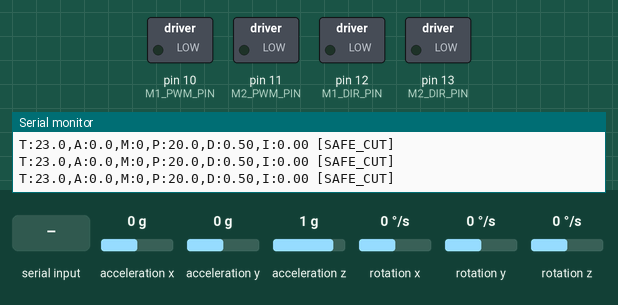
Recording of a sketch running on a simulated Arduino Mega 2560, built with avr-gcc and run on an emulated ATmega2560. Shown: switched loads named in the sketch (green lamp = pin HIGH), the last lines printed to the serial monitor. The inputs (shaded band) are chosen by the test bench; at power-on: acceleration y 0 g, acceleration x 0 g, acceleration z 1 g, rotation x 0 °/s, rotation y 0 °/s, rotation z 0 °/s.

Above: at 2.7 s.
2.8 s: "0\n" received over Serial
4.3 s: acceleration y set to 0.8 g
6.2 s: "START\n" received over the second serial link
At 6.6 s:
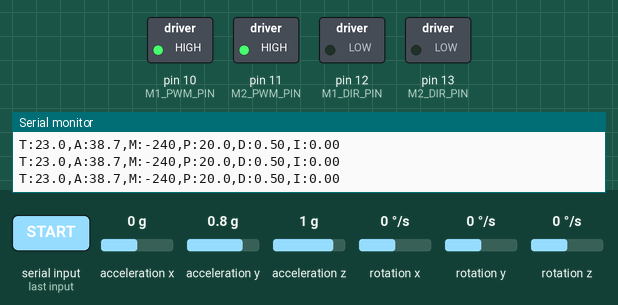
7.7 s: acceleration x set to 0.4 g
10.7 s: acceleration x set to 0.7 g
At 11.0 s:
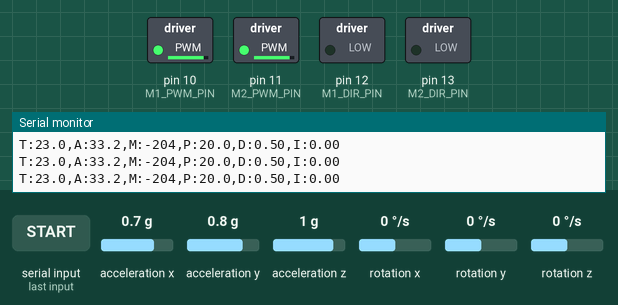
12.2 s: acceleration z set to 0.6 g
At 13.2 s:
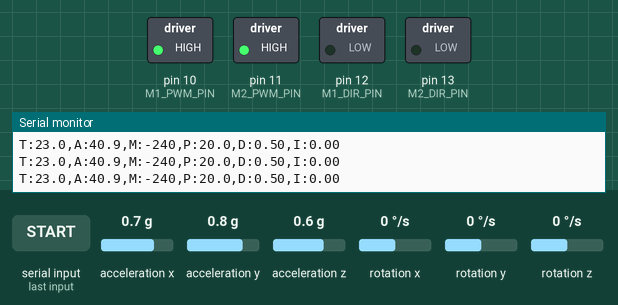
15.2 s: acceleration z set to 0.3 g
At 15.6 s:
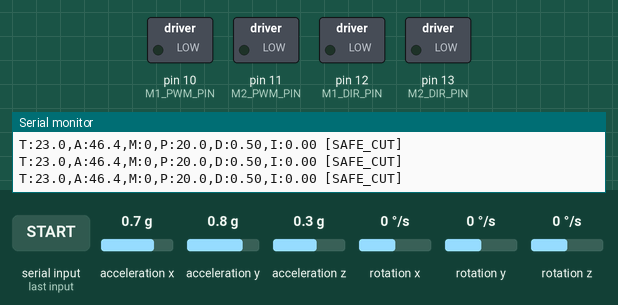
Timing chart, 0 to 17.7 s (numbered marks = the images above; inputs shaded):
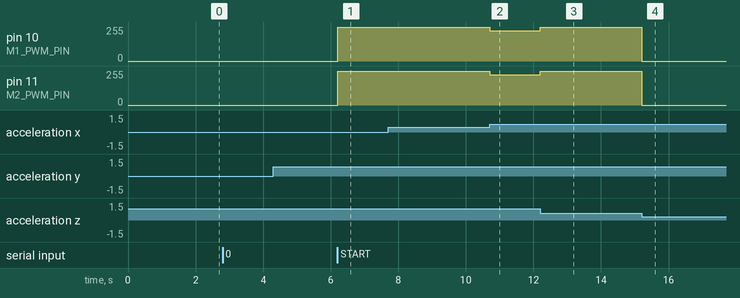

The sketch:

command.ino
```cpp
// ==========================================
// 藍芽與 Serial 指令處理模組
// ==========================================
// 支援硬體通道：
// 1. Serial    (USB 電腦 115200 鮑率 / L298P 內建槽)
// 2. BT_SERIAL (Serial2: Pin 17 Pin 16 ZS-040 藍芽模組)
// ==========================================
#include <Arduino.h>
#include "config.h"

extern float Kp, Ki, Kd, target_angle;
extern float integral;
extern bool robot_running;
extern unsigned long last_loop_time;
void imu_update();
void set_motor_speed(int m1_speed, int m2_speed);

void print_both(const String& msg) {
  Serial.print(msg);
  BT_SERIAL.print(msg);
}

void print_both_ln(const String& msg) {
  Serial.println(msg);
  BT_SERIAL.println(msg);
}

void print_serial_menu() {
  String menu = F("\n=== Bluetooth & Serial Commands ===\n"
                  "[0] Emergency Stop  [1] Start\n"
                  "[p/o] Kp +/- 2.0  (或輸入 P35.0 設定)\n"
                  "[d/c] Kd +/- 0.1  (或輸入 D1.2 設定)\n"
                  "[i/u] Ki +/- 0.1  (或輸入 I0.5 設定)\n"
                  "[t/g] Angle +/- 0.2° (或輸入 T23.0 設定)\n"
                  "[?] 查詢目前所有參數與狀態\n"
                  "===================================\n");
  print_both(menu);
}

void parse_single_char_command(char cmd) {
  switch (cmd) {
    case '0': // emergency stop
      robot_running = false;
      set_motor_speed(0, 0);
      print_both_ln(F(">>> [BT] EMERGENCY STOPPED! <<<"));
      break;

    case '1': // Start
      integral = 0.0;
      imu_update();
      last_loop_time = millis();
      robot_running = true;
      print_both_ln(F(">>> [BT] MOTOR RUNNING <<<"));
      break;

    case 'p': Kp += 2.0; print_both(F("[BT] Kp=")); print_both_ln(String(Kp, 1)); break;
    case 'o': Kp -= 2.0; print_both(F("[BT] Kp=")); print_both_ln(String(Kp, 1)); break;
    case 'i': Ki += 0.1; print_both(F("[BT] Ki=")); print_both_ln(String(Ki, 2)); break;
    case 'u': Ki -= 0.1; print_both(F("[BT] Ki=")); print_both_ln(String(Ki, 2)); break;
    case 'd': Kd += 0.1; print_both(F("[BT] Kd=")); print_both_ln(String(Kd, 2)); break;
    case 'c': Kd -= 0.1; print_both(F("[BT] Kd=")); print_both_ln(String(Kd, 2)); break;
    case 't': target_angle += 0.2; print_both(F("[BT] Target=")); print_both_ln(String(target_angle, 2)); break;
    case 'g': target_angle -= 0.2; print_both(F("[BT] Target=")); print_both_ln(String(target_angle, 2)); break;

    case '?':
      print_both_ln(F("--- [BT] Current Params ---"));
      print_both(F("Kp=")); print_both(String(Kp, 1));
      print_both(F(" | Ki=")); print_both(String(Ki, 2));
      print_both(F(" | Kd=")); print_both_ln(String(Kd, 2));
      print_both(F("Target Angle=")); print_both_ln(String(target_angle, 2));
      print_both(F("Status=")); print_both_ln(robot_running ? F("RUNNING") : F("STOPPED"));
      print_both_ln(F("---------------------------"));
      break;

    case 'h':
      print_serial_menu();
      break;
  }
}

void process_incoming_cmd_string(String str) {
  str.trim();
  if (str.length() == 0) return;

  if (str == "0" || str.equalsIgnoreCase("STOP")) {
    parse_single_char_command('0');
    return;
  }
  if (str == "1" || str.equalsIgnoreCase("START") || str.equalsIgnoreCase("RUN")) {
    parse_single_char_command('1');
    return;
  }

  char head = str.charAt(0);
  if ((head == 'P' || head == 'p') && str.length() > 1) {
    float val = str.substring(1).toFloat();
    if (val >= 0) {
      Kp = val;
      print_both(F("[BT] Kp set to ")); print_both_ln(String(Kp, 1));
    }
  }
  else if ((head == 'D' || head == 'd') && str.length() > 1) {
    float val = str.substring(1).toFloat();
    if (val >= 0) {
      Kd = val;
      print_both(F("[BT] Kd set to ")); print_both_ln(String(Kd, 2));
    }
  }
  else if ((head == 'I' || head == 'i') && str.length() > 1) {
    float val = str.substring(1).toFloat();
    if (val >= 0) {
      Ki = val;
      print_both(F("[BT] Ki set to ")); print_both_ln(String(Ki, 2));
    }
  }
  else if ((head == 'T' || head == 't') && str.length() > 1) {
    float val = str.substring(1).toFloat();
    target_angle = val;
    print_both(F("[BT] Target Angle set to ")); print_both_ln(String(target_angle, 2));
  }
  else if (str.length() == 1) {
    parse_single_char_command(head);
  }
}

static String rx_buf_usb = "";
static String rx_buf_bt  = "";

void check_serial_command() {
  // USB Serial
  while (Serial.available() > 0) {
    char c = Serial.read();
    if (c == '\n' || c == '\r') {
      if (rx_buf_usb.length() > 0) {
        process_incoming_cmd_string(rx_buf_usb);
        rx_buf_usb = "";
      }
    } else {
      rx_buf_usb += c;
    }
  }

  // Bluetooth Serial2
  while (BT_SERIAL.available() > 0) {
    char c = BT_SERIAL.read();
    if (c == '\n' || c == '\r') {
      if (rx_buf_bt.length() > 0) {
        process_incoming_cmd_string(rx_buf_bt);
        rx_buf_bt = "";
      }
    } else {
      rx_buf_bt += c;
    }
  }
}
```

car.ino
```cpp
// ==========================================
// 自平衡車 - 純角度 PID 平衡主程式 (Arduino Mega 2560)
// ==========================================

#include <Wire.h>
#include "config.h"

// 外部模組函式宣告
void imu_init();
void imu_calibrate();
void imu_update();
void motors_init();
void set_motor_speed(int m1_speed, int m2_speed);

// ==========================================
// 全域變數
// ==========================================
// IMU 姿態 (由 imu.ino 更新)
float angleX = 0;
float gyro_rateX_current = 0;

// 角度環 PID 預設參數 (實測靜止平衡點約 23~24 度)
float Kp = 20.0;             // 比例增益
float Ki = 0.0;              // 積分增益
float Kd = 0.5;              // 微分增益 (阻尼係數)
float target_angle = 23.0;   // 平衡目標角度 (度)

float integral = 0.0;        // 積分累加值
int motor_output_debug = 0;  // 馬達 PWM 輸出值

// 控制時間與狀態
unsigned long last_loop_time = 0;
unsigned long last_print_time = 0;
bool robot_running = true;

// 函式宣告
void print_serial_menu();
void check_serial_command();
void print_debug_status();

// ==========================================
// setup
// ==========================================
void setup() {
  // 1. 初始化 USB Serial
  Serial.begin(SERIAL_BAUD);

  // 2. 初始化 Mega2560 藍芽 BT_SERIAL (Serial2: Pin 17 RX2 / Pin 16 TX2)
  BT_SERIAL.begin(SERIAL_BAUD);

  motors_init();
  imu_init();
  imu_calibrate();

  print_serial_menu();
  last_loop_time = millis();
}

// ==========================================
// main loop (200Hz 控制迴圈)
// ==========================================
void loop() {
  unsigned long now = millis();

  // 1. 處理通道指令
  check_serial_command();

  // 2. 定時控制迴圈 (每 5ms / 200Hz 執行一次)
  if (now - last_loop_time >= LOOP_TIME_MS) {
    last_loop_time = now;

    // update IMU
    imu_update();

    // 計算角度誤差
    float error = angleX - target_angle;

    // 安全檢查：若手動停止或傾角大於 SAFETY_ANGLE，切斷馬達
    if (!robot_running || abs(error) > SAFETY_ANGLE) {
      set_motor_speed(0, 0);
      integral = 0.0;
      motor_output_debug = 0;
    }
    else {
      // PID 計算
      // P 項
      float P_out = Kp * error;

      // I 項 (抗飽和限制)
      float dt = LOOP_TIME_MS / 1000.0;
      integral += error * dt;
      integral = constrain(integral, -50.0, 50.0);
      float I_out = Ki * integral;

      // D 項 (使用陀螺儀角速度)
      float D_out = Kd * gyro_rateX_current;

      // 馬達輸出計算
      float pid_output = -(P_out + I_out + D_out);

      // 限制輸出最大 PWM
      int motor_cmd = constrain((int)pid_output, -PID_OUTPUT_MAX, PID_OUTPUT_MAX);
      motor_output_debug = motor_cmd;

      // 驅動雙輪馬達
      set_motor_speed(motor_cmd, motor_cmd);
    }
  }

  // 3. 定時發送即時 telemetry 姿態波形數據 (每 100ms / 10Hz)
  if (now - last_print_time >= PRINT_INTERVAL) {
    last_print_time = now;
    print_debug_status();
  }
}

// ==========================================
// 數據與波形格式輸出
// ==========================================
void print_debug_status() {
  float error = angleX - target_angle;

  String packet = "T:" + String(target_angle, 1) +
                  ",A:" + String(angleX, 1) +
                  ",M:" + String(motor_output_debug) +
                  ",P:" + String(Kp, 1) +
                  ",D:" + String(Kd, 2) +
                  ",I:" + String(Ki, 2);

  if (abs(error) > SAFETY_ANGLE) packet += " [SAFE_CUT]";
  if (!robot_running) packet += " [STOPPED]";

  Serial.println(packet);
  BT_SERIAL.println(packet);
}
```

encoders.ino
```cpp
// ==========================================
// 編碼器模組 (純角度 PID 階段暫不使用)
// ==========================================
#include "config.h"

// 備註：立車調參階段專注於角度 PID，無需編碼器迴路。
// 日後引入速度環/位置環時可在此擴充。
```

imu.ino
```cpp
// ==========================================
// IMU 模組 - 使用 MPU6050_light 函式庫
// ==========================================
#include <Wire.h>
#include <MPU6050_light.h>
#include "config.h"

MPU6050 mpu(Wire);

extern float angleX;
extern float gyro_rateX_current;

void imu_init() {
  Wire.begin();
  Wire.setClock(400000);

  byte status = mpu.begin();
  Serial.print(F("MPU6050 Init: "));
  Serial.println(status == 0 ? F("OK") : F("FAIL"));

  mpu.setFilterGyroCoef(FILTER_GYRO);
}

void imu_calibrate() {
  Serial.println(F("Calibrating gyro... Please keep car still!"));
  // false = 不校正加速度計 (保留重力參考點)
  // true  = 校正陀螺儀零點漂移
  mpu.calcOffsets(false, true);
  Serial.println(F("Gyro Calibration Done!"));
}

void imu_update() {
  mpu.update();
  angleX = mpu.getAngleX();
  gyro_rateX_current = mpu.getGyroX();
}
```

motors.ino
```cpp
// ==========================================
// 馬達驅動模組 (L298P)
// ==========================================
#include <Arduino.h>
#include "config.h"

void drive_single_motor(int dir_pin, int pwm_pin, int speed, int dead_zone);

void motors_init() {
  pinMode(M1_PWM_PIN, OUTPUT);
  pinMode(M1_DIR_PIN, OUTPUT);
  pinMode(M2_PWM_PIN, OUTPUT);
  pinMode(M2_DIR_PIN, OUTPUT);

  analogWrite(M1_PWM_PIN, 0);
  analogWrite(M2_PWM_PIN, 0);
}

void set_motor_speed(int m1_speed, int m2_speed) {
  drive_single_motor(M1_DIR_PIN, M1_PWM_PIN, m1_speed, DEAD_ZONE_L);
  drive_single_motor(M2_DIR_PIN, M2_PWM_PIN, m2_speed, DEAD_ZONE_R);
}

void drive_single_motor(int dir_pin, int pwm_pin, int speed, int dead_zone) {
  // 小於死帶門檻直接停轉
  if (abs(speed) < MOTOR_DEAD_BAND) {
    analogWrite(pwm_pin, 0);
    return;
  }

  // 設定正反轉
  if (speed > 0) {
    digitalWrite(dir_pin, HIGH);
  } else {
    digitalWrite(dir_pin, LOW);
    speed = -speed;
  }

  // 加入啟動死區補償值
  int pwm = speed + dead_zone;
  pwm = constrain(pwm, 0, 255);
  analogWrite(pwm_pin, pwm);
}
```

config.h
```cpp
#ifndef CONFIG_H
#define CONFIG_H

// ==========================================
// 硬體腳位定義 (Arduino Mega 2560)
// ==========================================
#define MPU_ADDR 0x68

// L298P 馬達驅動腳位
#define M1_PWM_PIN 10
#define M1_DIR_PIN 12
#define M2_PWM_PIN 11
#define M2_DIR_PIN 13

// 編碼器腳位 (使用 Mega2560 外部中斷腳位 Pin 18/19 & Pin 2/3)
#define M1_ENCODER_A 19
#define M1_ENCODER_B 18
#define M2_ENCODER_A 2
#define M2_ENCODER_B 3

// ==========================================
// 藍牙串口定義 (使用 Serial2: Pin 17 RX2, Pin 16 TX2)
// ==========================================
#define BT_SERIAL Serial2
#define SERIAL_BAUD 9600

// ==========================================
// 控制迴圈與安全設定
// ==========================================
#define LOOP_TIME_MS    5     // 5ms = 200Hz 控制頻率
#define PRINT_INTERVAL  100   // 每 100ms 印出姿態狀態 (10Hz)
#define SAFETY_ANGLE    20.0  // 偏離目標角度超過此值即斷電保護 (度)

// ==========================================
// 馬達死區補償與輸出限制 (由實測數據獲得)
// ==========================================
#define DEAD_ZONE_L     23    // 左輪最低啟動 PWM 補償 (實測約 22~23)
#define DEAD_ZONE_R     22    // 右輪最低啟動 PWM 補償 (實測約 21~22)
#define MOTOR_DEAD_BAND 3     // PID 輸出絕對值低於此值停轉
#define PID_OUTPUT_MAX  240   // PID 輸出 PWM 上限 (最大 255)

// ==========================================
// MPU6050 互補濾波
// ==========================================
#define FILTER_GYRO     0.96  // 陀螺儀權重 (96% 陀螺儀 + 4% 加速度計)

#endif
```

Measured:
- the behaviour switches between 0.5 and 0.4 g on acceleration z (found by bisection; images 3 and 4)
- after the input at 6.2 s, pin 10 (M1_PWM_PIN), pin 11 (M2_PWM_PIN): 0/255 → 255/255 at once
- after the input at 10.7 s, pin 10 (M1_PWM_PIN): 255/255 → 227/255 at once; pin 11 (M2_PWM_PIN): 255/255 → 226/255 at once
- after the input at 12.2 s, pin 10 (M1_PWM_PIN): 227/255 → 255/255 at once; pin 11 (M2_PWM_PIN): 226/255 → 255/255 at once
- after the input at 15.2 s, pin 10 (M1_PWM_PIN), pin 11 (M2_PWM_PIN): 255/255 → 0/255 at once
